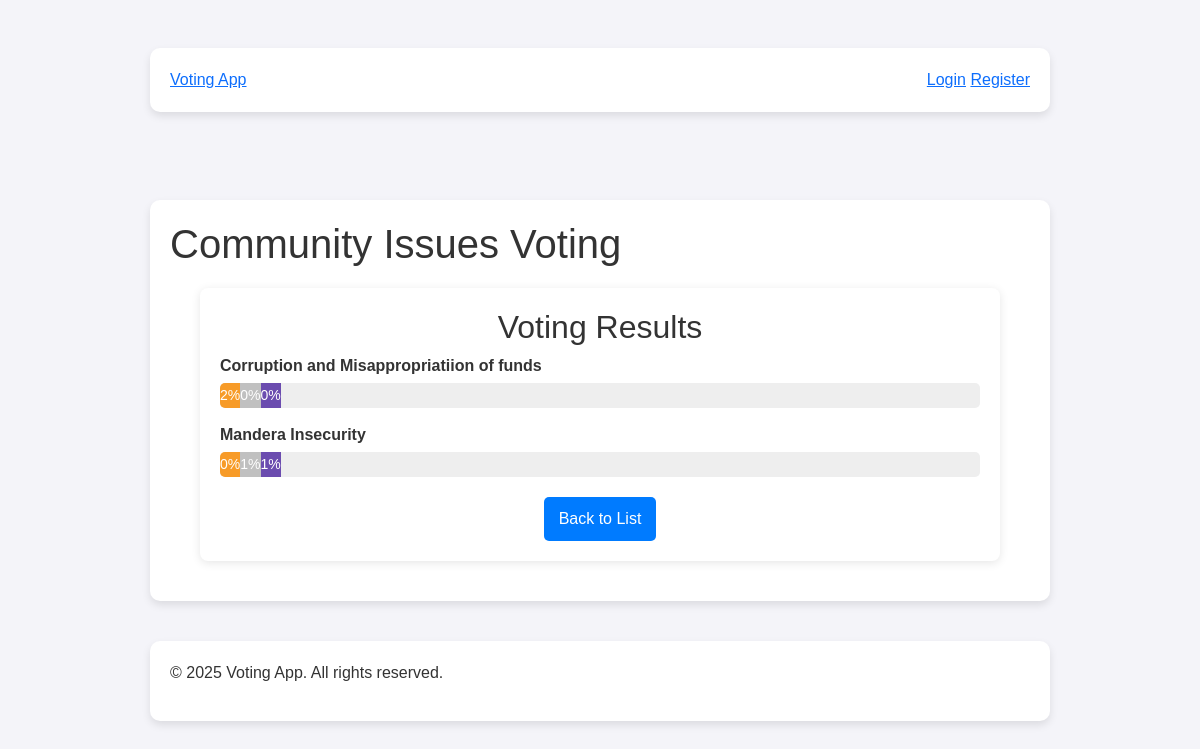
The app's page /results with its own data.
### app.py (models this page shows)
class Issue(db.Model):
    id = db.Column(db.Integer, primary_key=True)
    title = db.Column(db.String(100), nullable=False)
    description = db.Column(db.Text)
    votes = db.Column(db.Integer, default=0)
    category_id = db.Column(db.Integer, db.ForeignKey('category.id'))
    category = db.relationship('Category', backref='issues')
    created_at = db.Column(db.DateTime, default=datetime.utcnow)
    updated_at = db.Column(db.DateTime, default=datetime.utcnow, onupdate=datetime.utcnow)

### app.py (the view)
@app.route('/results')
def results():
    results_data = db.session.query(
        Issue.title,
        db.func.count(UserVote.id).filter(UserVote.vote_type == "agree").label("agree"),
        db.func.count(UserVote.id).filter(UserVote.vote_type == "not_sure").label("not_sure"),
        db.func.count(UserVote.id).filter(UserVote.vote_type == "disagree").label("disagree"),
        db.func.count(UserVote.id).label("total")
    ).join(UserVote).group_by(Issue.title).all()
    results = []
    for row in results_data:
        results.append({
            "issue": {"title": row.title},
            "agree": row.agree,
            "not_sure": row.not_sure,
            "disagree": row.disagree,
            "total": row.total
        })
    return render_template("results.html", results=results)

### app/templates/results.html (shortened to what this page needs)
{% extends "base.html" %}
{% block extra_head %}
  <link rel="stylesheet" href="{{ url_for('static', filename='results.css') }}">
{% endblock %}
{% block content %}
<section class="results">
  <header>
    <h2>Voting Results</h2>
  </header>
  <section class="results-list">
    {% for result in results %}
      <div class="result-item">
        <div class="issue-title">{{ result.issue.title }}</div>
        <div class="bar-chart">
          <div class="bar support" data-width="{{ (result.agree / result.total * 100) if result.total > 0 else 0 }}">
            {{ result.agree }}%
          </div>
          <div class="bar neutral" data-width="{{ (result.not_sure / result.total * 100) if result.total > 0 else 0 }}">
            {{ result.not_sure }}%
          </div>
          <div class="bar oppose" data-width="{{ (result.disagree / result.total * 100) if result.total > 0 else 0 }}">
            {{ result.disagree }}%
          </div>
        </div>
      </div>
    {% endfor %}
  </section>
  <footer class="results-footer">
    <a href="{{ url_for('index') }}" class="button">Back to List</a>
  </footer>
</section>
{% endblock %}

### static/base.css (style rules this page uses)
body { font-family: 'Poppins', sans-serif; margin: 0; padding: 0; background-color: #f4f4f9; color: #333; }
.button { display: inline-block; padding: 12px 20px; background: #4CAF50; color: white; border-radius: 6px; text-decoration: none; transition: background 0.3s ease; }

### static/results.css (style rules this page uses)
.results { max-width: 800px; margin: 20px auto; padding: 20px; background: white; box-shadow: 0 2px 10px rgba(0, 0, 0, 0.1); border-radius: 8px; }
.results h2 { text-align: center; color: #333; }
.result-item { margin-bottom: 15px; }
.issue-title { font-weight: bold; margin-bottom: 5px; }
.bar-chart { display: flex; height: 25px; border-radius: 5px; overflow: hidden; background: #eee; }
.bar { height: 100%; text-align: center; color: white; font-size: 14px; line-height: 25px; white-space: nowrap; }
.support { background-color: #f79b28; }
.neutral { background-color: #c0c0c0; }
.oppose { background-color: #6b4caf; }
.results-footer { text-align: center; margin-top: 20px; }
.button { display: inline-block; padding: 10px 15px; background-color: #007bff; color: white; text-decoration: none; border-radius: 5px; }

### records on screen
Issue: issue "Corruption and Misappropriatiion of funds", {{ (result.agree / result.total * 100) if result.total > 0 else 0 }} 100.0 (drawn), agree "2", {{ (result.not_sure / result.total * 100) if result.total > 0 else 0 }} 0.0 (drawn), not_sure "0", {{ (result.disagree / result.total * 100) if result.total > 0 else 0 }} 0.0 (drawn), disagree "0"
Issue: issue "Mandera Insecurity", {{ (result.agree / result.total * 100) if result.total > 0 else 0 }} 0.0 (drawn), agree "0", {{ (result.not_sure / result.total * 100) if result.total > 0 else 0 }} 50.0 (drawn), not_sure "1", {{ (result.disagree / result.total * 100) if result.total > 0 else 0 }} 50.0 (drawn), disagree "1"

### other values on screen
{{ current_year if current_year is defined else "2025" }} "2025"
